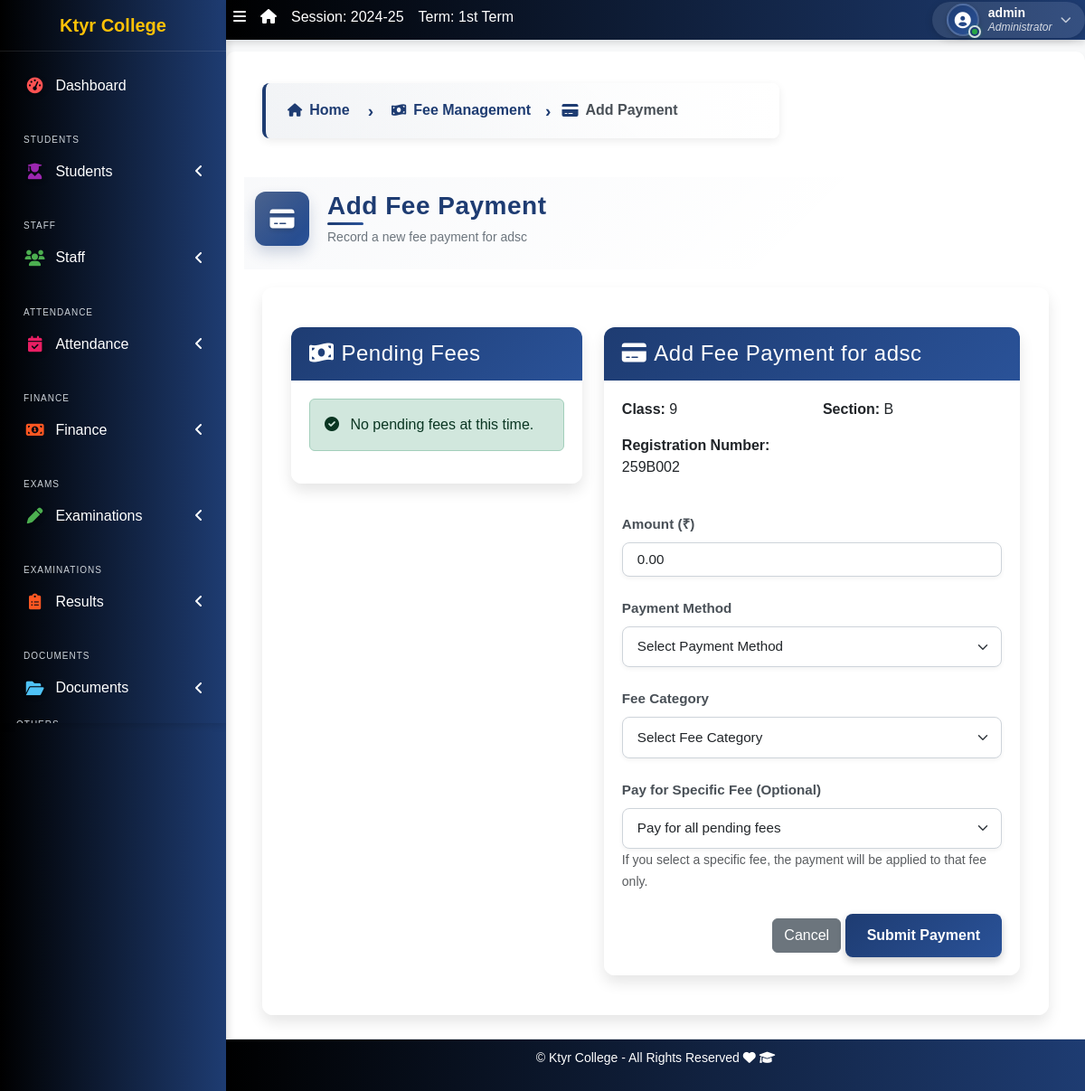
Before: /fees/add-payment/7/ (signed in) with the older database file.
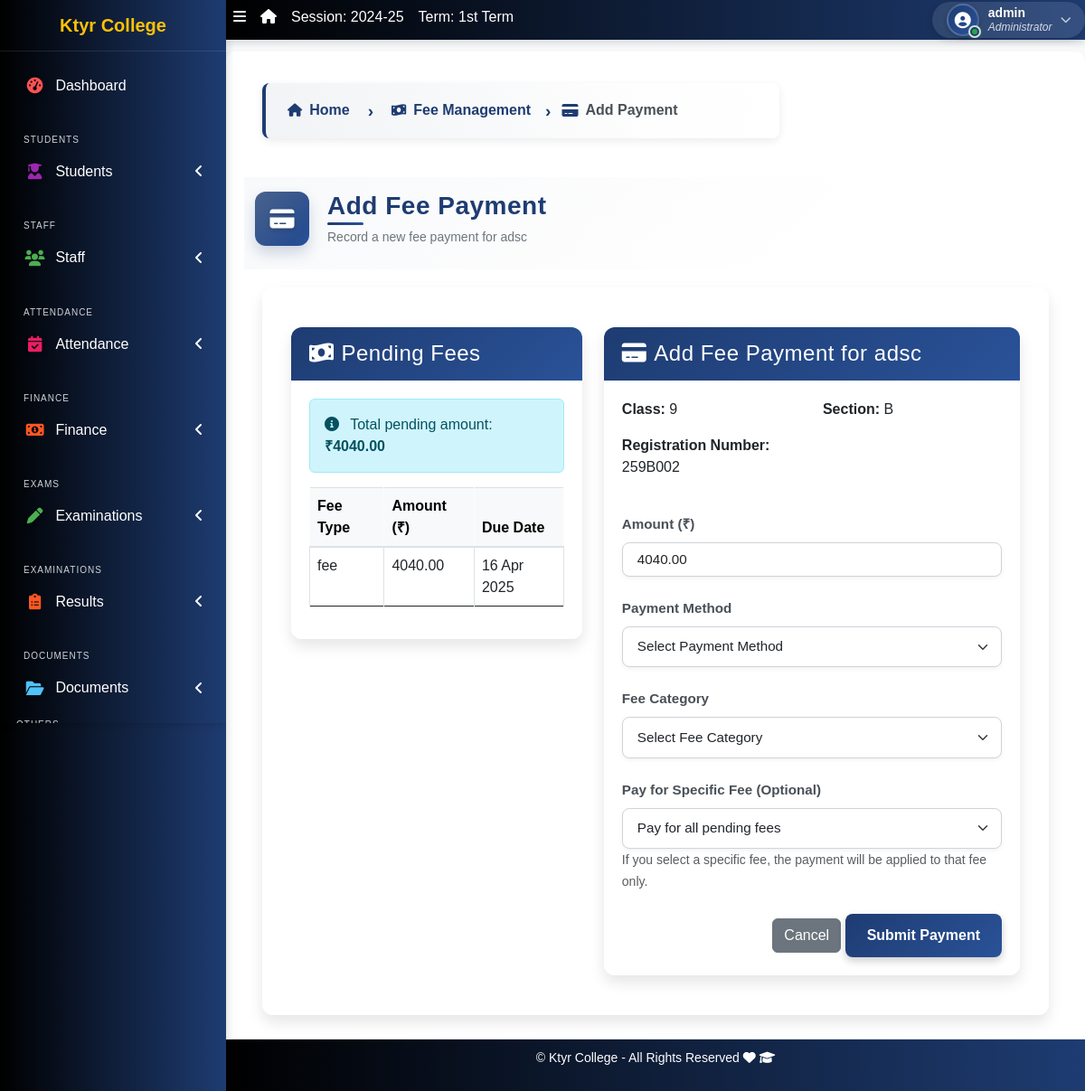
After: the same page with the newer database file.
### apps/fees/models.py (models this page shows, shortened)
class PendingFee(models.Model):
    student = models.ForeignKey('students.Student', on_delete=models.CASCADE, related_name='pending_fees')
    fee_type = models.CharField(max_length=100)
    amount = models.DecimalField(max_digits=10, decimal_places=2)
    due_date = models.DateField()
    late_fee = models.DecimalField(max_digits=10, decimal_places=2, default=0)
    discount = models.DecimalField(max_digits=10, decimal_places=2, default=0)
    created_at = models.DateTimeField(auto_now_add=True)
    updated_at = models.DateTimeField(auto_now=True)
    paid = models.BooleanField(default=False)
    def get_discounted_amount(self):
        return self.amount - (self.amount * self.discount / 100)

### apps/fees/views.py (the view, shortened to what this page needs)
# urls.py: path('add-payment/<int:student_id>/', views.add_fee_payment, name='add_fee_payment'),
@login_required
def add_fee_payment(request, student_id):
    student = get_object_or_404(Student, id=student_id)
    pending_fees = PendingFee.objects.filter(student=student, paid=False).order_by('due_date')
    total_pending = sum(fee.get_discounted_amount() for fee in pending_fees)
    context = {
        'student': student,
        'payment_methods': FeePayment.PAYMENT_METHODS,
        'pending_fees': pending_fees,
        'total_pending': total_pending
    }
    return render(request, 'fees/add_fee_payment.html', context)

### apps/corecode/context_processors.py (called while the page is built)
def site_defaults(request):
    current_session = AcademicSession.objects.get(current=True)
    current_term = AcademicTerm.objects.get(current=True)
    vals = SiteConfig.objects.all()
    contexts = {
        "current_session": current_session.name,
        "current_term": current_term.name,
    }
    for val in vals:
        contexts[val.key] = val.value
    return contexts

def global_college_profile(request):
    try:
        profile = CollegeProfileModel.objects.first()
    except CollegeProfileModel.DoesNotExist:
        profile = None
    return {'profile': profile}

### apps/corecode/models.py (called while the page is built)
    def __str__(self):
        return self.name

### apps/fees/templates/fees/add_fee_payment.html (shortened to what the changed rows need)
{% extends 'base.html' %}
{% load static %}
{% block title %}Add Fee Payment{% endblock title %}
{% block content %}
<div class="container mt-4">
    <div class="row">
        <div class="col-md-5">
            <div class="card shadow mb-4">
                <div class="card-body">
                    {% if pending_fees %}
                    <div class="alert alert-info">
                        <i class="fas fa-info-circle me-2"></i> Total pending amount: <strong>₹{{ total_pending|floatformat:2 }}</strong>
                    </div>
                    <div class="table-responsive">
                        <table class="table table-hover table-bordered">
                            <thead class="table-light">
                                <tr>
                                    <th>Fee Type</th>
                                    <th>Amount (₹)</th>
                                    <th>Due Date</th>
                                </tr>
                            </thead>
                            <tbody>
                                {% for fee in pending_fees %}
                                <tr>
                                    <td>{{ fee.fee_type }}</td>
                                    <td>{{ fee.get_discounted_amount|floatformat:2 }}</td>
                                    <td>{{ fee.due_date|date:"d M Y" }}</td>
                                </tr>
                                {% endfor %}
                            </tbody>
                        </table>
                    </div>
                    {% else %}
                    <div class="alert alert-success">
                        <i class="fas fa-check-circle me-2"></i> No pending fees at this time.
                    </div>
                    {% endif %}
                </div>
            </div>
        </div>
        <div class="col-md-7">
            <div class="card shadow">
                <div class="card-body">
                    <form method="POST">
                        <div class="mb-3">
                            <label for="amount" class="form-label">Amount (₹)</label>
                            <input type="number" class="form-control" id="amount" name="amount" required step="0.01" value="{{ total_pending|floatformat:2 }}">
                        </div>
                    </form>
                </div>
            </div>
        </div>
    </div>
</div>
{% endblock %}

Changed rows visible on the page:
added PendingFee: fee_type "fee", get_discounted_amount "4040.00", due_date "16 Apr 2025"
Other visible differences:
{{ total_pending|floatformat:2 }}: (not shown) → "4040.00"
form field amount: "0.00" → "4040.00"
text no longer shown: "No pending fees at this time."
text now shown: "Total pending amount: ₹ Fee Type Amount (₹) Due Date"
